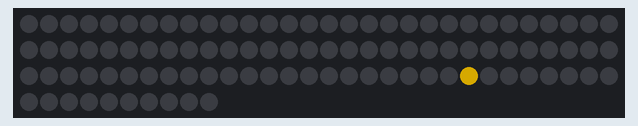
Simulated run of this sketch. Board: Arduino Uno, built with avr-gcc and run on an emulated ATmega328P. On the bench: 100 RGB LEDs in strip order, left to right, continuing on the next row. Dim RGB values are drawn brighter than linear; the strip is taken to match the declared colour order; random numbers use the default seed unless the sketch sets one.

Above: at 0.3 s.
At 27.15 s:
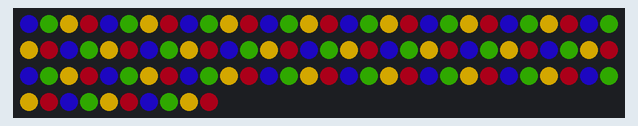
At 31.61 s:
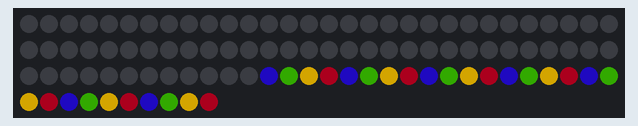
At 33.94 s:
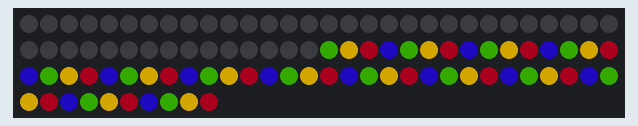
At 36.28 s:
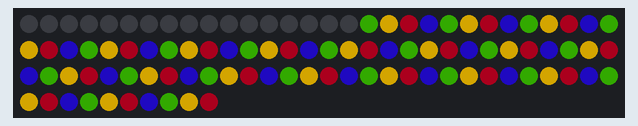

The sketch:

stranger_things_refined.ino
```cpp
#include <Adafruit_NeoPixel.h>

#define PIN 6
#define NUM_LEDS 100 //change this for the number of LEDs in the strip

#define DELAY_SLOW 500
#define DELAY 250
#define DELAY_FAST 100

#define RED 0x53000F
#define YELLOW 0xD5A700
#define GREEN 0x174C00
#define BLUE 0x190894
#define ORANGE 0x693000
#define OFF 0x000000

#define HIGH_BRIGHTNESS 160
#define LOW_BRIGHTNESS 80

long RAINBOW[4] = {BLUE, GREEN, YELLOW, RED};
String lookup[NUM_LEDS + 1];

Adafruit_NeoPixel strip = Adafruit_NeoPixel(100, PIN, NEO_RGB + NEO_KHZ400);

void setup() {
  strip.begin();
  strip.setBrightness(HIGH_BRIGHTNESS);
  strip.show(); // Initialize all pixels to 'off'

  lookup[82] = "a";
  lookup[80] = "b";
  lookup[78] = "c";
  lookup[75] = "d";
  lookup[72] = "e";
  lookup[69] = "f";
  lookup[66] = "g";
  lookup[62] = "h";
  lookup[60] = "i";
  lookup[57] = "j";
  lookup[54] = "k";
  lookup[51] = "l";
  lookup[48] = "m";
  lookup[1] = "n";
  lookup[3] = "o";
  lookup[6] = "p";
  lookup[8] = "q";
  lookup[11] = "r";
  lookup[14] = "s";
  lookup[17] = "t";
  lookup[20] = "u";
  lookup[22] = "v";
  lookup[24] = "w";
  lookup[27] = "x";
  lookup[29] = "y";
  lookup[33] = "z";
  lookup[NUM_LEDS] = " ";

  randomSeed(analogRead(0));
  on();
  speak("abcdefghijklmnopqrstuvwxyz");
}

void loop() {
  communicationFromTheUpsideDown("stranger things");
  communicationFromTheUpsideDown("run");
  communicationFromTheUpsideDown("upsidedown");
}


void communicationFromTheUpsideDown(String saying){
  pulse();
  delay(DELAY);
  pulse();
  wallCrawl();
  delay(DELAY_SLOW);
  pulse();
  pulse();
  delay(DELAY_FAST);
  turnDown(HIGH_BRIGHTNESS, 0);
  strip.setBrightness(HIGH_BRIGHTNESS);
  delay(DELAY);
  clear();

  speak(saying);
}

void on(){
  uint16_t i;

  for(i=0; i<strip.numPixels(); i++) {
    strip.setPixelColor(i, colorAt(i));
  }
  strip.show();

  delay(DELAY);
}


void clear(){
  uint16_t i;

  for(i=0; i<strip.numPixels(); i++) {
    strip.setPixelColor(i, OFF);
  }
  strip.show();
}

void off(){
  clear();
  delay(DELAY);
}

void blink(int led){
  strip.setPixelColor(led, colorAt(led));
  strip.show();
  delay(DELAY_SLOW);
  strip.setPixelColor(led, OFF);
  strip.show();
  delay(DELAY_SLOW);
}

void speak(String saying){
  clear();
  for(int i = 0; i < saying.length(); i++) {
    int led = indexFromLetter(saying.charAt(i));
    blink(led);
  }
  on();
}

void alert(){
  int alertCount = 3;
  for (int n = 0; n < alertCount; n++) {
    off();
    on();
  }
}

void wallCrawl(){
  clear();

  for(int n = NUM_LEDS; n > -6; n-=uptake(n)){
    for(int i=NUM_LEDS; i > n; i--) {
      if(i >= 0){
        strip.setPixelColor(i, colorAt(i));
      }
    }
    strip.show();
    delay(DELAY);
  }
  on();
}

int uptake(int n){
  return random(1, 6);
}

void pulse(){
  turnDown(HIGH_BRIGHTNESS, LOW_BRIGHTNESS);
  turnUp(LOW_BRIGHTNESS, HIGH_BRIGHTNESS);
}

void turnDown(int from, int to){
  int difference = from - to;
  int steps = 15;
  int stepSize = difference / steps;

  for (int i=0; i < steps; i++) {
    strip.setBrightness(from - (stepSize*i));
    strip.show();
    delay(25);
  }
}


void turnUp(int from, int to){
  int difference = to - from;
  int steps = 15;
  int stepSize = difference / steps;

  for (int i=0; i < steps; i++) {
    strip.setBrightness(from + (stepSize*i));
    strip.show();
    delay(25);
  }
}

long colorAt(int i){
  return RAINBOW[i % (sizeof(RAINBOW)/sizeof(long))];
}

int indexFromLetter(char letter){
  int index = strip.numPixels();
  for (int i=0; i<strip.numPixels(); i++) {
    if (letter == lookup[i].charAt(0)) {
      index = i;
      break;
    }
  }
  return index;
}
```
